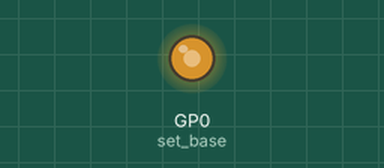
Bench run of a program on a simulated Raspberry Pi Pico running MicroPython. On the bench: output pins drawn as LEDs (lit = HIGH). At 0.1 s the program stops and its outputs stay as they are.

Above: at 0.1 s.
Timing chart, 0 to 1.6 s (numbered marks = the images above):
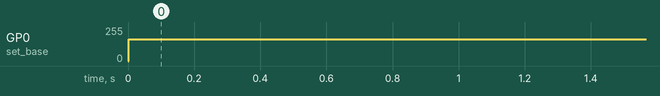

The program:

main.py
```python
import time
import rp2
from machine import Pin

@rp2.asm_pio(set_init=rp2.PIO.OUT_LOW)
def blink():
    wrap_target()
    set(pins, 1) [10]
    set(pins, 0) [5]
    set(pins, 1) [20]
    set(pins, 0) [5]
    wrap()

sm = rp2.StateMachine(0, blink, freq=20000, set_base=Pin(0))

sm.active(1)
```

Measured:
- by itself, GP0 (set_base): 0/255 → 165/255 at 0.00 s
